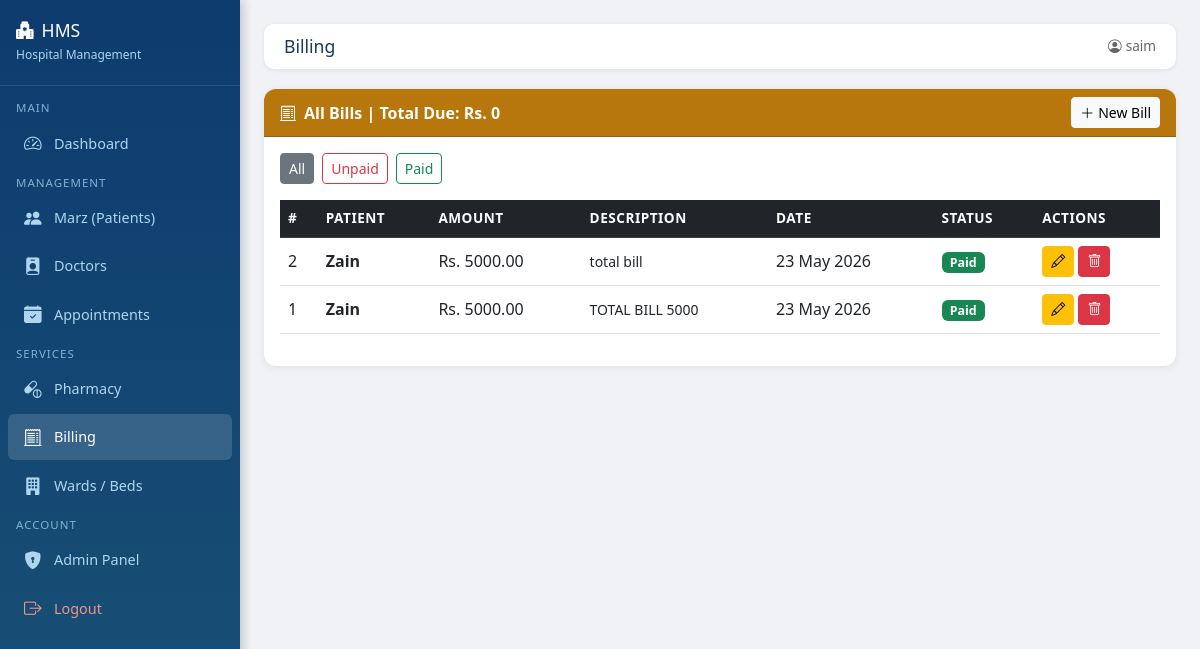
/billing/ (signed in), run on the app's committed database.
### billing/models.py (models this page shows, shortened)
class Bill(models.Model):
    patient     = models.ForeignKey(Patient, on_delete=models.CASCADE)
    amount      = models.DecimalField(max_digits=10, decimal_places=2)
    description = models.TextField()
    paid        = models.BooleanField(default=False)
    date        = models.DateTimeField(auto_now_add=True)
    class Meta:
        ordering = ['-date']

### patients/models.py (models this page shows, shortened)
class Patient(models.Model):
    BLOOD_GROUPS = [
        ('A+','A+'), ('A-','A-'), ('B+','B+'), ('B-','B-'),
        ('O+','O+'), ('O-','O-'), ('AB+','AB+'), ('AB-','AB-'),
    ]
    GENDER_CHOICES = [('Male','Male'), ('Female','Female'), ('Other','Other')]
    name        = models.CharField(max_length=100)
    age         = models.IntegerField()
    gender      = models.CharField(max_length=10, choices=GENDER_CHOICES)
    phone       = models.CharField(max_length=15)
    address     = models.TextField()
    blood_group = models.CharField(max_length=5, choices=BLOOD_GROUPS)
    registered  = models.DateTimeField(auto_now_add=True)
    class Meta:
        ordering = ['-registered']

### billing/views.py (the view)
# urls.py: path('', views.bill_list, name='bill_list'),
@login_required
def bill_list(request):
    filter_paid = request.GET.get('paid', '')
    bills = Bill.objects.select_related('patient').all()
    if filter_paid == 'yes':
        bills = bills.filter(paid=True)
    elif filter_paid == 'no':
        bills = bills.filter(paid=False)
    total_due = Bill.objects.filter(paid=False).aggregate(total=Sum('amount'))['total'] or 0
    return render(request, 'billing/list.html', {
        'bills': bills,
        'filter_paid': filter_paid,
        'total_due': total_due,
    })

### templates/billing/list.html (shortened to what this page needs)
{% extends 'base.html' %}
{% block page_title %}Billing{% endblock %}
{% block content %}
<div class="card">
    <div class="card-header d-flex justify-content-between align-items-center" style="background:#b7770d; color:white;">
        <span><i class="bi bi-receipt-cutoff me-2"></i>All Bills | Total Due: Rs. {{ total_due }}</span>
        <a href="{% url 'add_bill' %}" class="btn btn-light btn-sm"><i class="bi bi-plus-lg me-1"></i>New Bill</a>
    </div>
    <div class="card-body">
        <div class="d-flex gap-2 mb-3">
            <a href="?" class="btn btn-sm {% if not filter_paid %}btn-secondary{% else %}btn-outline-secondary{% endif %}">All</a>
            <a href="?paid=no" class="btn btn-sm {% if filter_paid == 'no' %}btn-danger{% else %}btn-outline-danger{% endif %}">Unpaid</a>
            <a href="?paid=yes" class="btn btn-sm {% if filter_paid == 'yes' %}btn-success{% else %}btn-outline-success{% endif %}">Paid</a>
        </div>
        <table class="table table-hover align-middle">
            <thead class="table-dark">
                <tr><th>#</th><th>Patient</th><th>Amount</th><th>Description</th><th>Date</th><th>Status</th><th>Actions</th></tr>
            </thead>
            <tbody>
                {% for b in bills %}
                <tr>
                    <td>{{ b.id }}</td>
                    <td><strong>{{ b.patient.name }}</strong></td>
                    <td>Rs. {{ b.amount }}</td>
                    <td><small>{{ b.description|truncatechars:40 }}</small></td>
                    <td>{{ b.date|date:"d M Y" }}</td>
                    <td>
                        {% if b.paid %}
                        <span class="badge bg-success">Paid</span>
                        {% else %}
                        <span class="badge bg-danger">Unpaid</span>
                        {% endif %}
                    </td>
                    <td>
                        <a href="{% url 'edit_bill' b.id %}" class="btn btn-sm btn-warning"><i class="bi bi-pencil"></i></a>
                        <a href="{% url 'delete_bill' b.id %}" class="btn btn-sm btn-danger"
                           onclick="return confirm('Are you sure you want to delete this bill?')"><i class="bi bi-trash"></i></a>
                    </td>
                </tr>
                {% empty %}
                <tr><td colspan="7" class="text-center text-muted p-4">No bills found.</td></tr>
                {% endfor %}
            </tbody>
        </table>
    </div>
</div>
{% endblock %}

### templates/base.html (shortened to what this page needs)
<!DOCTYPE html>
<html lang="ur" dir="ltr">
<head>
    <link href="https://cdn.jsdelivr.net/npm/bootstrap@5.3.0/dist/css/bootstrap.min.css" rel="stylesheet">
    <link href="https://cdn.jsdelivr.net/npm/bootstrap-icons@1.11.0/font/bootstrap-icons.css" rel="stylesheet">
</head>
<body>
<div class="sidebar">
    <div class="brand">
        <h5><i class="bi bi-hospital-fill me-2"></i>HMS</h5>
        <small>Hospital Management</small>
    </div>
    <nav class="mt-2">
        <span class="nav-section">Main</span>
        <a href="/" class="{% if request.path == '/' %}active{% endif %}">
            <i class="bi bi-speedometer2"></i> Dashboard
        </a>
        <span class="nav-section">Management</span>
        <a href="/patients/" class="{% if '/patients/' in request.path %}active{% endif %}">
            <i class="bi bi-people-fill"></i> Marz (Patients)
        </a>
        <a href="/doctors/" class="{% if '/doctors/' in request.path %}active{% endif %}">
            <i class="bi bi-person-badge-fill"></i> Doctors
        </a>
        <a href="/appointments/" class="{% if '/appointments/' in request.path %}active{% endif %}">
            <i class="bi bi-calendar-check-fill"></i> Appointments
        </a>
        <span class="nav-section">Services</span>
        <a href="/pharmacy/" class="{% if '/pharmacy/' in request.path %}active{% endif %}">
            <i class="bi bi-capsule-pill"></i> Pharmacy
        </a>
        <a href="/billing/" class="{% if '/billing/' in request.path %}active{% endif %}">
            <i class="bi bi-receipt-cutoff"></i> Billing
        </a>
        <a href="/wards/" class="{% if '/wards/' in request.path %}active{% endif %}">
            <i class="bi bi-building-fill"></i> Wards / Beds
        </a>
        <span class="nav-section">Account</span>
        <a href="/admin/" target="_blank">
            <i class="bi bi-shield-lock-fill"></i> Admin Panel
        </a>
        <a href="/logout/" style="color: #f1948a;">
            <i class="bi bi-box-arrow-right"></i> Logout
        </a>
    </nav>
</div>
<div class="main-content">
    <div class="topbar">
        <h4>{% block page_title %}Dashboard{% endblock %}</h4>
        <span style="color:#666; font-size:0.85rem;">
            <i class="bi bi-person-circle me-1"></i>{{ request.user.username }}
        </span>
    </div>
    {% block content %}{% endblock %}
</div>
</body>
</html>

### templates/base.html (style rules this page uses)
body { background: #f0f2f5; font-family: 'Segoe UI', sans-serif; }
.sidebar { width: 240px; min-height: 100vh; background: linear-gradient(180deg, #0d3b6e 0%, #1a5276 100%); color: white; position: fixed; top: 0; left: 0; z-index: 100; box-shadow: 3px 0 10px rgba(0,0,0,0.2); }
.sidebar .brand { padding: 20px 16px; border-bottom: 1px solid rgba(255,255,255,0.1); }
.sidebar .brand h5 { color: #fff; font-size: 1.1rem; margin: 0; }
.sidebar .brand small { color: #aed6f1; font-size: 0.75rem; }
.sidebar nav a { display: flex; align-items: center; gap: 10px; padding: 10px 16px; color: #aed6f1; text-decoration: none; font-size: 0.9rem; border-radius: 6px; margin: 2px 8px; transition: all 0.2s; }
.sidebar nav a:hover, .sidebar nav a.active { background: rgba(255,255,255,0.15); color: #fff; }
.sidebar nav a i { font-size: 1.1rem; width: 20px; }
.sidebar .nav-section { padding: 8px 16px 4px; color: #7fb3d3; font-size: 0.72rem; text-transform: uppercase; letter-spacing: 1px; }
.main-content { margin-left: 240px; padding: 24px; min-height: 100vh; }
.topbar { background: white; padding: 12px 20px; border-radius: 10px; margin-bottom: 20px; box-shadow: 0 1px 4px rgba(0,0,0,0.08); display: flex; justify-content: space-between; align-items: center; }
.topbar h4 { margin: 0; font-size: 1.1rem; color: #1a3a5c; }
.card { border: none; border-radius: 12px; box-shadow: 0 2px 8px rgba(0,0,0,0.07); }
.card-header { border-radius: 12px 12px 0 0 !important; font-weight: 600; }
.table th { font-weight: 600; font-size: 0.85rem; text-transform: uppercase; letter-spacing: 0.5px; }
.badge { font-size: 0.78rem; }

### data on the page
Bill: id "2", patient.name "Zain", amount "5000.00", description "total bill", date "23 May 2026", paid "Paid"
Bill: id "1", patient.name "Zain", amount "5000.00", description "TOTAL BILL 5000", date "23 May 2026", paid "Paid"

### other printed values
{{ request.user.username }} "saim"
{{ total_due }} "0"
